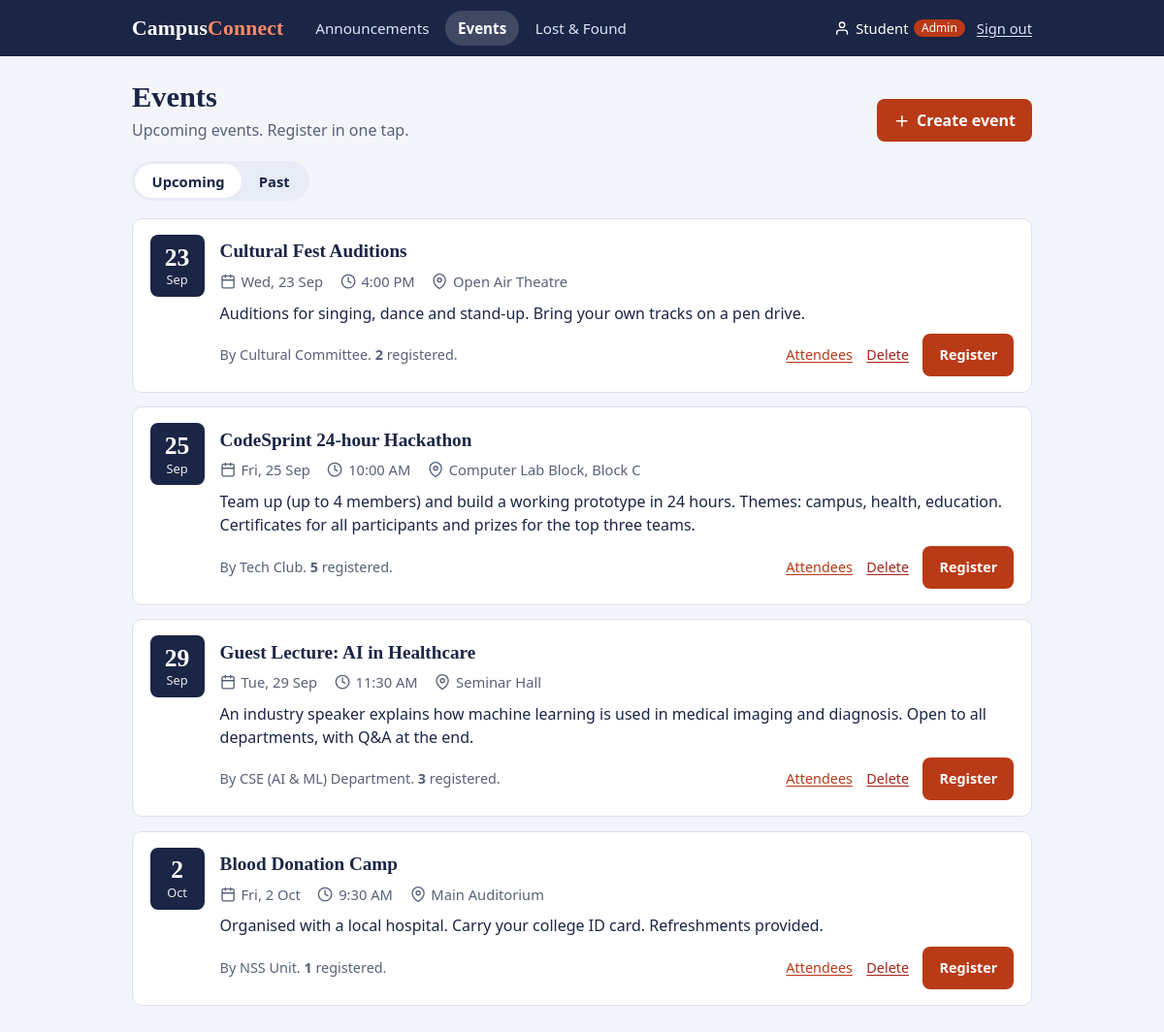
The page /events (signed in) on the database its author committed.
### tables this page shows
CREATE TABLE users (
    id            INTEGER PRIMARY KEY AUTOINCREMENT,
    name          TEXT NOT NULL,
    email         TEXT NOT NULL UNIQUE,
    password_hash TEXT NOT NULL,
    role          TEXT NOT NULL DEFAULT 'student' CHECK (role IN ('student','club','admin')),
    department    TEXT NOT NULL DEFAULT 'ALL',
    year          INTEGER NOT NULL DEFAULT 0,
    created_at    TEXT NOT NULL
);

CREATE TABLE events (
    id          INTEGER PRIMARY KEY AUTOINCREMENT,
    title       TEXT NOT NULL,
    description TEXT NOT NULL,
    venue       TEXT NOT NULL,
    event_date  TEXT NOT NULL,
    event_time  TEXT NOT NULL,
    organiser   TEXT NOT NULL,
    creator_id  INTEGER NOT NULL REFERENCES users(id),
    created_at  TEXT NOT NULL
);

### app.py (the view)
@app.route("/events")
@login_required
def events():
    show_past = request.args.get("show") == "past"
    op, order = ("<", "DESC") if show_past else (">=", "ASC")
    rows = get_db().execute(
        f"""SELECT e.*,
                   (SELECT COUNT(*) FROM event_registrations r WHERE r.event_id = e.id) AS reg_count,
                   EXISTS(SELECT 1 FROM event_registrations r WHERE r.event_id = e.id AND r.user_id = ?) AS registered
            FROM events e WHERE e.event_date {op} ?
            ORDER BY e.event_date {order}, e.event_time {order}""",
        (g.user["id"], date.today().isoformat())).fetchall()
    return render_template("events.html", events=rows, show_past=show_past)

### app.py (called while the page is built)
def get_db():
    if "db" not in g:
        g.db = sqlite3.connect(DB_PATH)
        g.db.row_factory = sqlite3.Row
        g.db.execute("PRAGMA foreign_keys = ON")
    return g.db

def parse_dt(value):
    for fmt in ("%Y-%m-%d %H:%M:%S", "%Y-%m-%d"):
        try:
            return datetime.strptime(value, fmt)
        except (TypeError, ValueError):
            continue
    return None

@app.template_filter("day")
def f_day(value):
    dt = parse_dt(value)
    return str(dt.day) if dt else ""

@app.template_filter("mon")
def f_mon(value):
    dt = parse_dt(value)
    return dt.strftime("%b") if dt else ""

@app.template_filter("longdate")
def f_longdate(value):
    dt = parse_dt(value)
    return f"{dt.strftime('%a')}, {dt.day} {dt.strftime('%b')}" if dt else ""

@app.template_filter("clock")
def f_clock(value):
    try:
        t = datetime.strptime(value, "%H:%M")
    except (TypeError, ValueError):
        return value
    return f"{t.hour % 12 or 12}:{t.minute:02d} {'AM' if t.hour < 12 else 'PM'}"

def csrf_token():
    if "_csrf" not in session:
        session["_csrf"] = secrets.token_hex(16)
    return session["_csrf"]

@app.context_processor
def inject_globals():
    return {"DEPARTMENTS": DEPARTMENTS, "YEARS": YEARS, "today_iso": date.today().isoformat()}

@app.before_request
def load_user_and_check_csrf():
    uid = session.get("user_id")
    g.user = get_db().execute("SELECT * FROM users WHERE id = ?", (uid,)).fetchone() if uid else None
    if request.method == "POST":
        sent = request.form.get("_csrf", "")
        if not sent or not secrets.compare_digest(sent, session.get("_csrf", "")):
            abort(400, "Your session expired. Go back, refresh the page and try again.")

def login_required(view):
    @wraps(view)
    def wrapped(*args, **kwargs):
        if g.user is None:
            flash("Sign in to continue.", "error")
            return redirect(url_for("login", next=request.path))
        return view(*args, **kwargs)
    return wrapped

### templates/events.html (shortened to what this page needs)
{% extends 'base.html' %}
{% from '_macros.html' import date_tile, icon, csrf %}
{% block content %}
<div class="page-head">
  <div>
    <h1>Events</h1>
    <p class="muted">{{ 'Events that already took place.' if show_past else 'Upcoming events. Register in one tap.' }}</p>
  </div>
  {% if g.user['role'] in ('admin', 'club') %}
  <a class="btn btn-primary" href="{{ url_for('event_new') }}">{{ icon('plus') }} Create event</a>
  {% endif %}
</div>
<div class="segmented" role="tablist" aria-label="Event list">
  <a href="{{ url_for('events') }}" class="{{ '' if show_past else 'active' }}">Upcoming</a>
  <a href="{{ url_for('events', show='past') }}" class="{{ 'active' if show_past }}">Past</a>
</div>
{% if events %}
<div class="stack">
  {% for e in events %}
  <article class="card event" id="event-{{ e['id'] }}">
    {{ date_tile(e['event_date']) }}
    <div class="card-body">
      <h2>{{ e['title'] }}</h2>
      <ul class="facts">
        <li>{{ icon('calendar') }} {{ e['event_date']|longdate }}</li>
        <li>{{ icon('clock') }} {{ e['event_time']|clock }}</li>
        <li>{{ icon('pin') }} {{ e['venue'] }}</li>
      </ul>
      <p class="prose">{{ e['description'] }}</p>
      <div class="card-foot">
        <span class="muted">By {{ e['organiser'] }}. <strong>{{ e['reg_count'] }}</strong> registered.</span>
        <div class="actions">
          {% if g.user['role'] == 'admin' or e['creator_id'] == g.user['id'] %}
          <a class="link-btn" href="{{ url_for('event_attendees', event_id=e['id']) }}">Attendees</a>
          <form method="post" action="{{ url_for('event_delete', event_id=e['id']) }}" data-confirm="Delete this event and all its registrations?">
            {{ csrf() }}<button class="link-btn danger" type="submit">Delete</button>
          </form>
          {% endif %}
          {% if not show_past %}
          <form method="post" action="{{ url_for('event_register', event_id=e['id']) }}">
            {% if e['registered'] %}
            <span class="chip chip-found">You are registered</span>
            <button class="btn btn-quiet" type="submit">Cancel registration</button>
            {% else %}
            <button class="btn btn-primary" type="submit">Register</button>
            {% endif %}
          </form>
          {% endif %}
        </div>
      </div>
    </div>
  </article>
  {% endfor %}
</div>
{% else %}
<div class="empty">
  <h2>{{ 'No past events yet' if show_past else 'No upcoming events' }}</h2>
  <p>{{ 'Events show up here once their date has passed.' if show_past else 'Clubs and departments can create events from the button above.' }}</p>
</div>
{% endif %}
{% endblock %}

### templates/base.html (shortened to what this page needs)
{% from '_macros.html' import icon, csrf %}
<!doctype html>
<html lang="en">
<head>
  <link rel="stylesheet" href="{{ url_for('static', filename='style.css') }}">
</head>
<body>
<header class="topbar">
  <div class="topbar-inner">
    <a class="brand" href="{{ url_for('index') }}">Campus<span>Connect</span></a>
    {% if g.user %}
    {% set ep = request.endpoint or '' %}
    <nav class="nav" aria-label="Main">
      <a href="{{ url_for('announcements') }}" class="{{ 'active' if ep.startswith('announcement') }}">Announcements</a>
      <a href="{{ url_for('events') }}" class="{{ 'active' if ep.startswith('event') }}">Events</a>
      <a href="{{ url_for('lostfound') }}" class="{{ 'active' if ep.startswith('lostfound') }}">Lost &amp; Found</a>
    </nav>
    <div class="account">
      <span class="account-name">{{ icon('user') }} {{ g.user['name'].split()[0] }}
        {% if g.user['role'] != 'student' %}<span class="role-tag">{{ 'Admin' if g.user['role'] == 'admin' else 'Club' }}</span>{% endif %}
      </span>
      <form method="post" action="{{ url_for('logout') }}">{{ csrf() }}<button class="link-btn" type="submit">Sign out</button></form>
    </div>
    {% endif %}
  </div>
</header>
<main id="main" class="page">
  {% block content %}{% endblock %}
</main>
</body>
</html>

### templates/_macros.html (shortened to what this page needs)
{% macro date_tile(d, alert=False) %}
<div class="date-tile{% if alert %} is-alert{% endif %}" aria-hidden="true">
  <span class="dt-day">{{ d|day }}</span>
  <span class="dt-mon">{{ d|mon }}</span>
</div>
{% endmacro %}
{% macro icon(name) %}<svg class="icon" aria-hidden="true"><use href="#i-{{ name }}"/></svg>{% endmacro %}

### static/style.css (style rules this page uses)
:root { --navy: #1B2545; --navy-soft: #2A3760; --coral: #E4572E; --coral-ink: #B93A17; --bg: #F3F5FA; --card: #FFFFFF; --tint: #E8ECF7; --line: #DCE1EE; --ink: #1B2545; --muted: #586179; --found: #17695A; --radius: 10px; --font-body: "Segoe UI", system-ui, -apple-system, Roboto, Calibri, "Helvetica Neue", Arial, sans-serif; --font-head: Cambria, "Iowan Old Style", "Palatino Linotype", Georgia, serif; }
*, *::before, *::after { box-sizing: border-box; }
html { -webkit-text-size-adjust: 100%; }
body { margin: 0; background: var(--bg); color: var(--ink); font: 16px/1.5 var(--font-body); }
h1, h2, .brand { font-family: var(--font-head); }
h1 { font-size: 1.9rem; line-height: 1.2; margin: 0 0 .25rem; }
h2 { font-size: 1.2rem; line-height: 1.3; margin: .35rem 0 .4rem; }
p { margin: 0 0 .75rem; }
a { color: var(--coral-ink); }
.muted { color: var(--muted); }
.icon { width: 1.1em; height: 1.1em; flex: none; vertical-align: -0.18em; }
.topbar { background: var(--navy); color: #fff; position: sticky; top: 0; z-index: 20; }
.topbar-inner { max-width: 960px; margin: 0 auto; padding: .7rem 1rem; display: flex; align-items: center; gap: 1.25rem; }
.brand { font-size: 1.35rem; font-weight: 700; color: #fff; text-decoration: none; letter-spacing: .01em; }
.brand span { color: #FF8A64; }
.nav { display: flex; gap: .25rem; flex: 1; }
.nav a { color: #DDE3F5; text-decoration: none; padding: .4rem .8rem; border-radius: 999px; font-size: .95rem; }
.nav a.active { background: rgba(255,255,255,.16); color: #fff; font-weight: 600; }
.account { display: flex; align-items: center; gap: .75rem; margin-left: auto; font-size: .92rem; }
.account-name { display: inline-flex; align-items: center; gap: .35rem; }
.role-tag { background: var(--coral-ink); color: #fff; border-radius: 999px; padding: 0 .5rem; font-size: .75rem; }
.account .link-btn { color: #DDE3F5; }
.page { max-width: 960px; margin: 0 auto; padding: 1.5rem 1rem 3rem; }
.page-head { display: flex; justify-content: space-between; align-items: flex-end; gap: 1rem; flex-wrap: wrap; margin-bottom: 1.25rem; }
.page-head p { margin: 0; }
.stack { display: grid; gap: .9rem; }
.card { background: var(--card); border: 1px solid var(--line); border-radius: var(--radius); padding: 1rem 1.1rem; }
.notice, .event { display: grid; grid-template-columns: 56px 1fr; gap: 1rem; }
.card-body { min-width: 0; }
.card-foot { display: flex; justify-content: space-between; align-items: center; gap: .75rem; flex-wrap: wrap; margin-top: .6rem; font-size: .9rem; }
.actions { display: flex; align-items: center; gap: .9rem; flex-wrap: wrap; }
.prose { white-space: pre-line; overflow-wrap: anywhere; margin-bottom: .5rem; }
.card h2 { overflow-wrap: anywhere; }
.date-tile { width: 56px; height: 64px; border-radius: 8px; background: var(--navy); color: #fff; display: flex; flex-direction: column; align-items: center; justify-content: center; line-height: 1; }
.dt-day { font-family: var(--font-head); font-size: 1.6rem; font-weight: 700; }
.dt-mon { font-size: .8rem; margin-top: .25rem; opacity: .9; }
.facts { list-style: none; padding: 0; margin: 0 0 .6rem; display: flex; flex-wrap: wrap; gap: .25rem 1.1rem; color: var(--muted); font-size: .92rem; }
.facts li { display: inline-flex; align-items: center; gap: .35rem; }
.btn { display: inline-flex; align-items: center; justify-content: center; gap: .4rem; border: 1px solid transparent; border-radius: 8px; padding: .55rem 1rem; font: inherit; font-weight: 600; cursor: pointer; text-decoration: none; min-height: 44px; }
.btn-primary { background: var(--coral-ink); color: #fff; }
.link-btn { background: none; border: 0; padding: .25rem 0; font: inherit; color: var(--coral-ink); cursor: pointer; text-decoration: underline; text-underline-offset: 2px; }
.link-btn.danger { color: #A3261B; }
form { margin: 0; }
.actions form { display: flex; align-items: center; gap: .6rem; flex-wrap: wrap; }
.segmented { display: inline-flex; background: var(--tint); border-radius: 999px; padding: 3px; margin-bottom: 1.1rem; }
.segmented a { padding: .4rem 1.1rem; border-radius: 999px; text-decoration: none; color: var(--navy); font-weight: 600; font-size: .92rem; }
.segmented a.active { background: #fff; }
@media (prefers-reduced-motion: no-preference) { .btn, .nav a, .demo-btn { transition: background-color .15s, border-color .15s; } }

### rows shown on the page
users: user.name "Student", role "Admin"
events: event_date "23", event_date "Sep", title "Cultural Fest Auditions", event_date|longdate "Wed, 23 Sep", event_time|clock "4:00 PM", venue "Open Air Theatre", description "Auditions for singing, dance and stand-up. Bring your own tracks on a pen drive.", organiser "Cultural Committee", reg_count "2"
events: event_date "25", event_date "Sep", title "CodeSprint 24-hour Hackathon", event_date|longdate "Fri, 25 Sep", event_time|clock "10:00 AM", venue "Computer Lab Block, Block C", description "Team up (up to 4 members) and build a working prototype in 24 hours. Themes: campus, health, education. Certificates for all participants and prizes for the top three teams.", organiser "Tech Club", reg_count "5"
events: event_date "29", event_date "Sep", title "Guest Lecture: AI in Healthcare", event_date|longdate "Tue, 29 Sep", event_time|clock "11:30 AM", venue "Seminar Hall", description "An industry speaker explains how machine learning is used in medical imaging and diagnosis. Open to all departments, with Q&A at the end.", organiser "CSE (AI & ML) Department", reg_count "3"
events: event_date "2", event_date "Oct", title "Blood Donation Camp", event_date|longdate "Fri, 2 Oct", event_time|clock "9:30 AM", venue "Main Auditorium", description "Organised with a local hospital. Carry your college ID card. Refreshments provided.", organiser "NSS Unit", reg_count "1"
